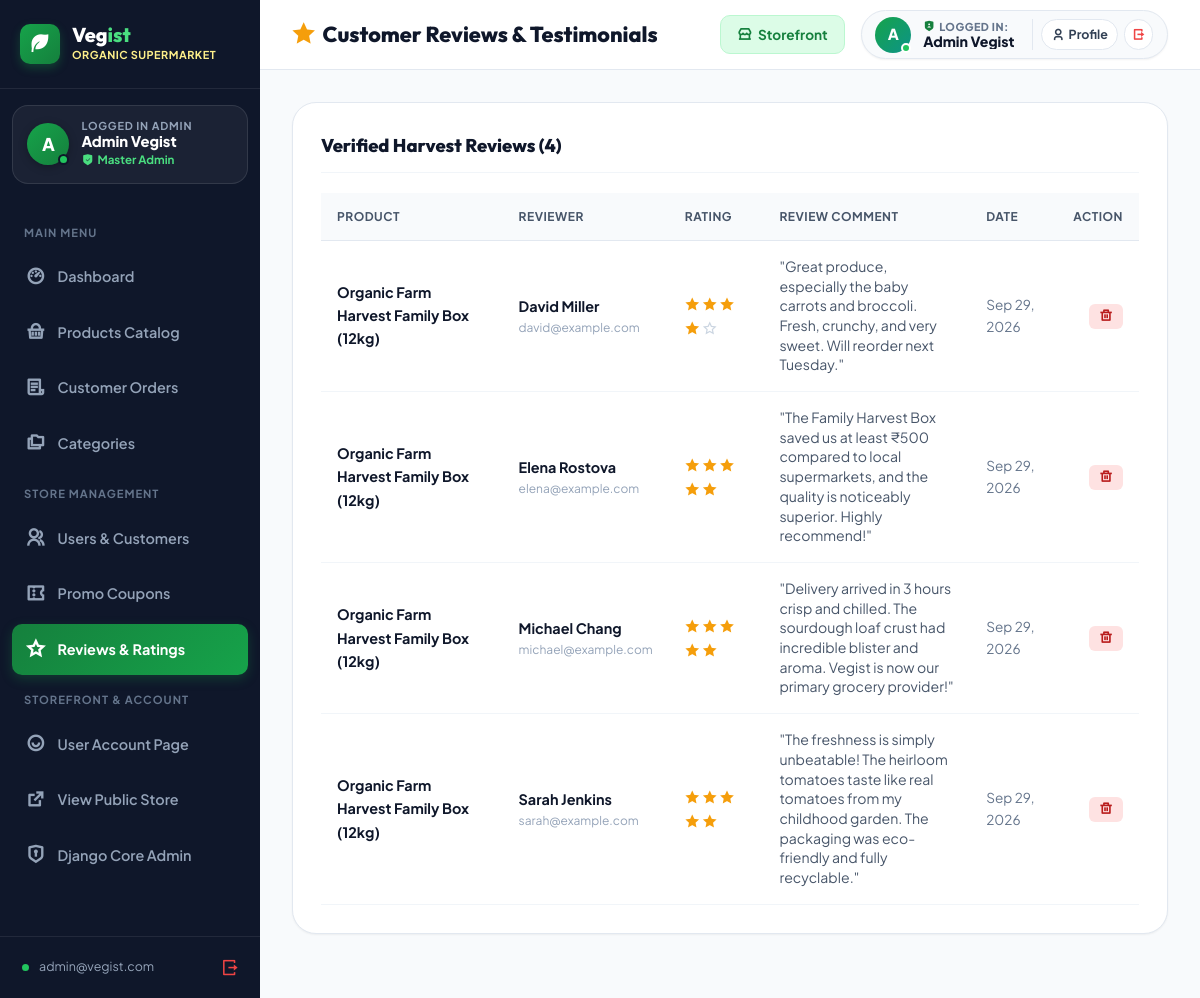
/dashboard/reviews/ (signed in), run on the app's committed database.
### store/models.py (models this page shows, shortened)
class Review(models.Model):
    product = models.ForeignKey(Product, on_delete=models.CASCADE, related_name='reviews')
    user_name = models.CharField(max_length=100)
    user_email = models.EmailField()
    rating = models.IntegerField(default=5)
    comment = models.TextField()
    created_at = models.DateTimeField(auto_now_add=True)
    class Meta:
        ordering = ['-created_at']

class Product(models.Model):
    category = models.ForeignKey(Category, on_delete=models.CASCADE, related_name='products')
    name = models.CharField(max_length=200)
    slug = models.SlugField(max_length=220, unique=True)
    short_description = models.CharField(max_length=255, blank=True)
    description = models.TextField()
    price = models.DecimalField(max_digits=10, decimal_places=2)
    old_price = models.DecimalField(max_digits=10, decimal_places=2, null=True, blank=True)
    unit = models.CharField(max_length=50, default='1 kg', help_text="e.g. 500g, 1 kg, Pack of 3")
    stock = models.IntegerField(default=50)
    image = models.ImageField(upload_to='products/', blank=True, null=True)
    is_organic = models.BooleanField(default=True)
    is_featured = models.BooleanField(default=False)
    is_trending = models.BooleanField(default=False)
    is_deal_of_the_day = models.BooleanField(default=False)
    deal_discount_percent = models.IntegerField(default=0)
    deal_ends_at = models.DateTimeField(null=True, blank=True)
    badge = models.CharField(max_length=50, blank=True)
    rating = models.DecimalField(max_digits=3, decimal_places=1, default=4.8)
    reviews_count = models.IntegerField(default=15)
    nutrition_facts = models.JSONField(default=dict, blank=True)
    created_at = models.DateTimeField(auto_now_add=True)
    updated_at = models.DateTimeField(auto_now=True)
    class Meta:
        ordering = ['-created_at']
    def get_absolute_url(self):
        return reverse('store:product_detail', args=[self.slug])

### dashboard/views.py (the view)
# urls.py: path('reviews/', views.reviews_list, name='reviews_list'),
@admin_required
def reviews_list(request):
    reviews = Review.objects.select_related('product').all().order_by('-created_at')
    return render(request, 'dashboard/reviews.html', {
        'active_menu': 'reviews',
        'reviews': reviews,
    })

### templates/dashboard/reviews.html (shortened to what this page needs)
{% extends 'dashboard/base_dashboard.html' %}
{% block page_title %}<i class="ri-star-fill" style="color: #f59e0b;"></i> Customer Reviews & Testimonials{% endblock %}
{% block content %}
<div class="dash-card">
  <div class="dash-card-header">
    <div class="dash-card-title">
      <span>Verified Harvest Reviews ({{ reviews.count }})</span>
    </div>
  </div>
  {% if reviews %}
    <div style="overflow-x: auto;">
      <table class="dash-table">
        <thead>
          <tr>
            <th>Product</th>
            <th>Reviewer</th>
            <th>Rating</th>
            <th>Review Comment</th>
            <th>Date</th>
            <th style="text-align: right;">Action</th>
          </tr>
        </thead>
        <tbody>
          {% for r in reviews %}
            <tr>
              <td style="font-weight: 700; color: var(--dark); font-size: 0.9rem;">
                <a href="{{ r.product.get_absolute_url }}" target="_blank" style="color: inherit; text-decoration: none;">
                  {{ r.product.name }}
                </a>
              </td>
              <td>
                <div style="font-weight: 700;">{{ r.user_name }}</div>
                <div style="font-size: 0.75rem; color: var(--gray-400);">{{ r.user_email }}</div>
              </td>
              <td>
                <div style="color: #f59e0b; font-size: 0.9rem;">
                  {% for i in "12345"|make_list %}
                    {% if forloop.counter <= r.rating %}
                      <i class="ri-star-fill"></i>
                    {% else %}
                      <i class="ri-star-line" style="color: #cbd5e1;"></i>
                    {% endif %}
                  {% endfor %}
                </div>
              </td>
              <td style="max-width: 320px; font-size: 0.88rem; color: var(--gray-600); line-height: 1.4;">
                "{{ r.comment }}"
              </td>
              <td style="color: var(--gray-500); font-size: 0.85rem;">
                {{ r.created_at|date:"M d, Y" }}
              </td>
              <td style="text-align: right;">
                <form action="{% url 'dashboard:review_delete' r.id %}" method="POST" onsubmit="return confirm('Delete this review?');" style="display: inline;">
                  <button type="submit" class="btn" style="background: #fee2e2; color: #b91c1c; padding: 0.35rem 0.65rem; border-radius: 6px; font-size: 0.82rem; border: none; cursor: pointer;" title="Delete Review">
                    <i class="ri-delete-bin-line"></i>
                  </button>
                </form>
              </td>
            </tr>
          {% endfor %}
        </tbody>
      </table>
    </div>
  {% else %}
    <div style="text-align: center; padding: 4rem 1rem; color: var(--gray-500);">
      <i class="ri-chat-smile-2-line" style="font-size: 3rem; color: var(--gray-300); margin-bottom: 0.5rem; display: block;"></i>
      No customer reviews submitted yet.
    </div>
  {% endif %}
</div>
{% endblock %}

### templates/dashboard/base_dashboard.html (shortened to what this page needs)
{% load static %}
<!DOCTYPE html>
<html lang="en">
<head>
  <link href="https://cdn.jsdelivr.net/npm/remixicon@4.2.0/fonts/remixicon.css" rel="stylesheet">
  <link rel="stylesheet" href="{% static 'css/vegist.css' %}">
</head>
<body>
  <aside class="dash-sidebar" id="dashSidebar">
    <a href="{% url 'dashboard:home' %}" class="dash-brand">
      <div class="dash-brand-icon">
        <i class="ri-leaf-fill"></i>
      </div>
      <div>
        <div class="dash-brand-title">Veg<span>ist</span></div>
        <div class="dash-brand-badge">Organic Supermarket</div>
      </div>
    </a>
    <div class="dash-user-card">
      <div class="dash-user-avatar">
        {% if request.user.first_name %}
          {{ request.user.first_name|make_list|first|upper }}
        {% else %}
          {{ request.user.username|make_list|first|upper }}
        {% endif %}
        <span class="user-online-dot" title="Authenticated & Active"></span>
      </div>
      <div class="dash-user-details">
        <div class="dash-user-greeting">Logged In Admin</div>
        <div class="dash-user-name" title="{% if request.user.get_full_name %}{{ request.user.get_full_name }}{% elif request.user.first_name %}{{ request.user.first_name }}{% elif request.user.username|length > 2 %}{{ request.user.username|capfirst }}{% else %}{{ request.user.email }}{% endif %}">
          {% if request.user.get_full_name %}
            {{ request.user.get_full_name }}
          {% elif request.user.first_name %}
            {{ request.user.first_name }}
          {% elif request.user.username|length > 2 %}
            {{ request.user.username|capfirst }}
          {% elif request.user.email %}
            {{ request.user.email }}
          {% else %}
            Admin User
          {% endif %}
        </div>
        <div class="dash-user-role">
          <i class="ri-shield-check-fill"></i>
          {% if request.user.is_superuser %}Master Admin{% elif request.user.is_staff %}Store Staff{% else %}User{% endif %}
        </div>
      </div>
    </div>
    <div class="dash-nav">
      <div class="dash-nav-header">Main Menu</div>
      <a href="{% url 'dashboard:home' %}" class="dash-nav-link {% if active_menu == 'dashboard' %}active{% endif %}">
        <i class="ri-dashboard-3-line"></i>
        <span>Dashboard</span>
      </a>
      <a href="{% url 'dashboard:products_list' %}" class="dash-nav-link {% if active_menu == 'products' %}active{% endif %}">
        <i class="ri-shopping-basket-line"></i>
        <span>Products Catalog</span>
      </a>
      <a href="{% url 'dashboard:orders_list' %}" class="dash-nav-link {% if active_menu == 'orders' %}active{% endif %}">
        <i class="ri-file-list-3-line"></i>
        <span>Customer Orders</span>
      </a>
      <a href="{% url 'dashboard:categories_list' %}" class="dash-nav-link {% if active_menu == 'categories' %}active{% endif %}">
        <i class="ri-folders-line"></i>
        <span>Categories</span>
      </a>
      <div class="dash-nav-header">Store Management</div>
      <a href="{% url 'dashboard:customers_list' %}" class="dash-nav-link {% if active_menu == 'customers' %}active{% endif %}">
        <i class="ri-group-line"></i>
        <span>Users & Customers</span>
      </a>
      <a href="{% url 'dashboard:coupons_list' %}" class="dash-nav-link {% if active_menu == 'coupons' %}active{% endif %}">
        <i class="ri-coupon-3-line"></i>
        <span>Promo Coupons</span>
      </a>
      <a href="{% url 'dashboard:reviews_list' %}" class="dash-nav-link {% if active_menu == 'reviews' %}active{% endif %}">
        <i class="ri-star-line"></i>
        <span>Reviews & Ratings</span>
      </a>
      <div class="dash-nav-header">Storefront & Account</div>
      <a href="{% url 'accounts:profile' %}" class="dash-nav-link">
        <i class="ri-user-smile-line"></i>
        <span>User Account Page</span>
      </a>
      <a href="{% url 'store:home' %}" target="_blank" class="dash-nav-link">
        <i class="ri-external-link-line"></i>
        <span>View Public Store</span>
      </a>
      <a href="/admin/" target="_blank" class="dash-nav-link">
        <i class="ri-shield-keyhole-line"></i>
        <span>Django Core Admin</span>
      </a>
    </div>
    <div class="dash-sidebar-footer">
      <div style="display: flex; align-items: center; gap: 0.5rem; min-width: 0;">
        <span class="user-online-dot" style="position: static; display: inline-block;"></span>
        <div style="font-size: 0.78rem; color: #94a3b8; overflow: hidden; text-overflow: ellipsis; white-space: nowrap; max-width: 150px;">
          {{ request.user.email|default:request.user.username }}
        </div>
      </div>
      <a href="{% url 'accounts:logout' %}" style="color: #ef4444; font-size: 1.15rem; display: flex; align-items: center;" title="Sign Out">
        <i class="ri-logout-box-r-line"></i>
      </a>
    </div>
  </aside>
  <div class="dash-wrapper">
    <header class="dash-header">
      <div style="display: flex; align-items: center; gap: 1rem;">
        <h1 class="dash-header-title">
          {% block page_title %}<i class="ri-dashboard-3-fill" style="color: var(--primary);"></i> Vegist Store Overview{% endblock %}
        </h1>
      </div>
      <div class="dash-header-actions">
        <a href="{% url 'store:home' %}" class="btn-storefront" target="_blank" title="View live storefront">
          <i class="ri-store-2-line"></i> Storefront
        </a>
        <div class="dash-header-user">
          <div class="admin-avatar">
            {% if request.user.first_name %}
              {{ request.user.first_name|make_list|first|upper }}
            {% else %}
              {{ request.user.username|make_list|first|upper }}
            {% endif %}
            <span class="user-online-dot"></span>
          </div>
          <div class="dash-header-user-info">
            <div class="dash-header-user-label">
              <i class="ri-shield-user-fill" style="color: var(--primary);"></i>
              <span>Logged In:</span>
            </div>
            <div class="dash-header-user-name" title="{% if request.user.get_full_name %}{{ request.user.get_full_name }}{% elif request.user.first_name %}{{ request.user.first_name }}{% elif request.user.username|length > 2 %}{{ request.user.username|capfirst }}{% else %}{{ request.user.email }}{% endif %}">
              {% if request.user.get_full_name %}
                {{ request.user.get_full_name }}
              {% elif request.user.first_name %}
                {{ request.user.first_name }}
              {% elif request.user.username|length > 2 %}
                {{ request.user.username|capfirst }}
              {% elif request.user.email %}
                {{ request.user.email }}
              {% else %}
                Admin User
              {% endif %}
            </div>
          </div>
          <div class="dash-header-user-actions">
            <a href="{% url 'accounts:profile' %}" class="dash-user-action-btn" title="View & Edit User Account Profile">
              <i class="ri-user-3-line"></i> Profile
            </a>
            <a href="{% url 'accounts:logout' %}" class="dash-user-action-btn logout" title="Sign Out of Admin Dashboard">
              <i class="ri-logout-box-r-line"></i>
            </a>
          </div>
        </div>
      </div>
    </header>
    <main class="dash-main">
      {% block content %}{% endblock %}
    </main>
  </div>
</body>
</html>

### data on the page
Review: product.name "Organic Farm Harvest Family Box (12kg)", user_name "David Miller", user_email "david@example.com", rating 4 (drawn), comment "Great produce, especially the baby carrots and broccoli. Fresh, crunchy, and very sweet. Will reorder next Tuesday.", created_at "Sep 29, 2026"
Review: product.name "Organic Farm Harvest Family Box (12kg)", user_name "Elena Rostova", user_email "elena@example.com", rating 5 (drawn), comment "The Family Harvest Box saved us at least ₹500 compared to local supermarkets, and the quality is noticeably superior. Highly recommend!", created_at "Sep 29, 2026"
Review: product.name "Organic Farm Harvest Family Box (12kg)", user_name "Michael Chang", user_email "michael@example.com", rating 5 (drawn), comment "Delivery arrived in 3 hours crisp and chilled. The sourdough loaf crust had incredible blister and aroma. Vegist is now our primary grocery provider!", created_at "Sep 29, 2026"
Review: product.name "Organic Farm Harvest Family Box (12kg)", user_name "Sarah Jenkins", user_email "sarah@example.com", rating 5 (drawn), comment "The freshness is simply unbeatable! The heirloom tomatoes taste like real tomatoes from my childhood garden. The packaging was eco-friendly and fully recyclable.", created_at "Sep 29, 2026"

### other printed values
{{ request.user.first_name|make_list|first|upper }} "A"
{{ request.user.get_full_name }} "Admin Vegist"
{{ request.user.email|default:request.user.username }} "admin@vegist.com"
{{ reviews.count }} "4"
